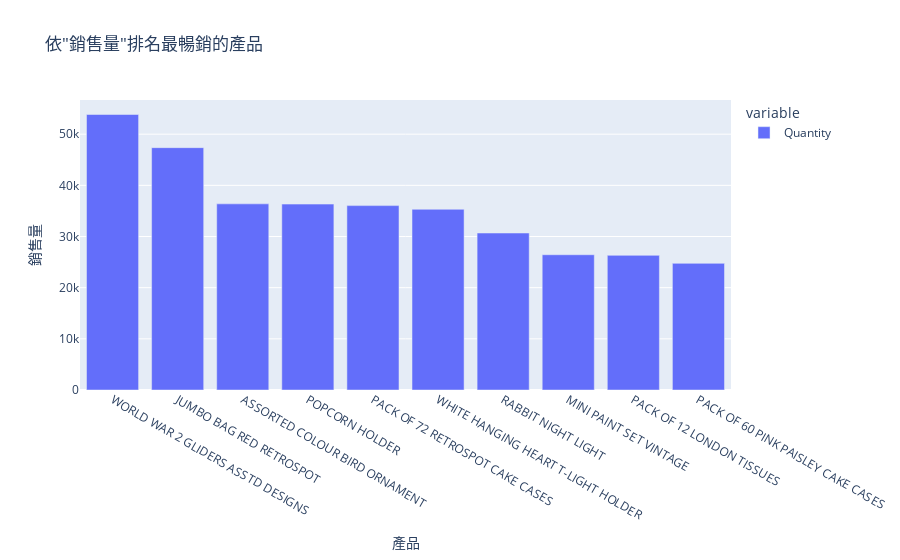

The notebook cell saved with this chart:
### Code cell
# 找出最暢銷的產品，先計算每個產品的銷售量，再排序
product = data.groupby(['Description'])
product = product['Quantity'].sum().sort_values(ascending=False)

fig = px.bar(product.head(10), title='依"銷售量"排名最暢銷的產品').update_layout(xaxis_title='產品', yaxis_title='銷售量')
fig.show()

### Figure 1 — Plotly figure (JSON) as saved in the notebook; plotly's stock layout.template omitted (floating-point values rounded to 4 significant figures)
{"data": [{"alignmentgroup": "True", "hovertemplate": "variable=Quantity<br>Description=%{x}<br>value=%{y}<extra></extra>", "legendgroup": "Quantity", "marker": {"color": "#636efa", "pattern": {"shape": ""}}, "name": "Quantity", "offsetgroup": "Quantity", "orientation": "v", "showlegend": true, "textposition": "auto", "type": "bar", "x": ["WORLD WAR 2 GLIDERS ASSTD DESIGNS", "JUMBO BAG RED RETROSPOT", "ASSORTED COLOUR BIRD ORNAMENT", "POPCORN HOLDER", "PACK OF 72 RETROSPOT CAKE CASES", "WHITE HANGING HEART T-LIGHT HOLDER", "RABBIT NIGHT LIGHT", "MINI PAINT SET VINTAGE ", "PACK OF 12 LONDON TISSUES ", "PACK OF 60 PINK PAISLEY CAKE CASES"], "xaxis": "x", "y": [53847, 47363, 36381, 36334, 36039, 35317, 30680, 26437, 26315, 24753], "yaxis": "y"}], "layout": {"barmode": "relative", "legend": {"title": {"text": "variable"}, "tracegroupgap": 0}, "title": {"text": "依\"銷售量\"排名最暢銷的產品"}, "xaxis": {"anchor": "y", "domain": [0, 1], "title": {"text": "產品"}}, "yaxis": {"anchor": "x", "domain": [0, 1], "title": {"text": "銷售量"}}}}
